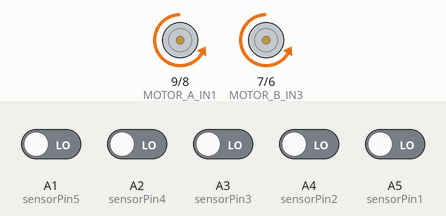
This sketch was run on a simulated Arduino Uno, built with avr-gcc and run on an emulated ATmega328P. Parts: motor-driver pin pairs drawn as motors (green arrow = first pin HIGH = forward, orange = second pin HIGH = backward, longer = more drive, scaled by the enable pin). The test bench sets the inputs (shaded band); at power-on: A1 (sensorPin5), A2 (sensorPin4), A3 (sensorPin3), A4 (sensorPin2), A5 (sensorPin1) LOW.

Above: at 1.2 s.
1.3 s: A2 (sensorPin4) driven HIGH
At 2.2 s:
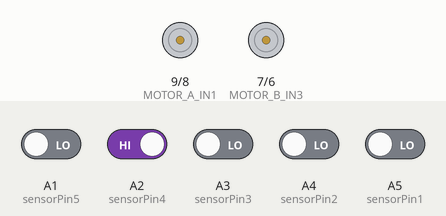
3.1 s: A4 (sensorPin2) driven HIGH
4.6 s: A5 (sensorPin1) driven HIGH
At 6.2 s:
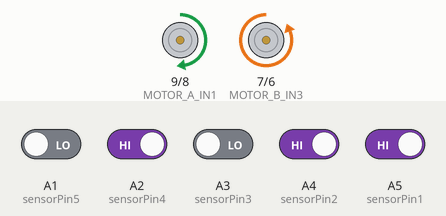
6.5 s: A1 (sensorPin5) driven HIGH
At 7.7 s:
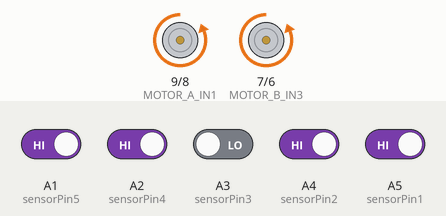
8.0 s: A1 (sensorPin5) driven LOW
At 9.1 s:
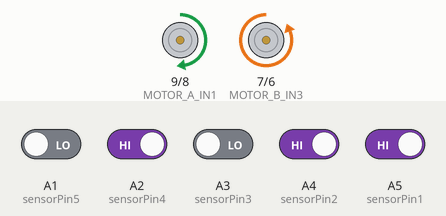
9.5 s: A5 (sensorPin1) driven LOW
At 10.2 s:
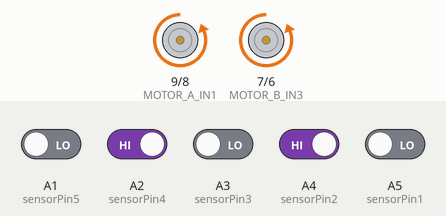
Timing chart, 0 to 12.0 s (numbered marks = the images above; inputs shaded):
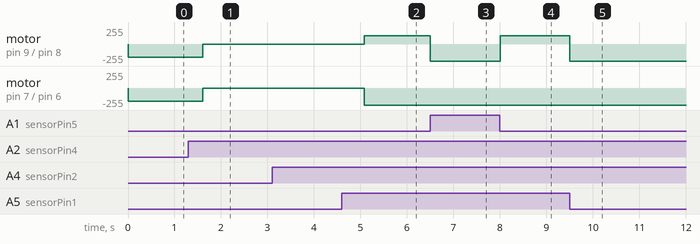

The sketch:

PID.ino
```cpp
// Motor pins
const int MOTOR_A_ENA = 10; // this is right motor
const int MOTOR_A_IN1 = 9;
const int MOTOR_A_IN2 = 8;
const int MOTOR_B_IN3 = 7;
const int MOTOR_B_IN4 = 6;
const int MOTOR_B_ENB = 5; // this is left motor

// Define the pins for the TCRT5000L sensor
int sensorPin1 = A5;
int sensorPin2 = A4;
int sensorPin3 = A3;
int sensorPin4 = A2;
int sensorPin5 = A1;

// Define the threshold values for the sensors
int threshold = 500;

// PID constants
float Kp = 0.6;
float Ki = 0.1;
float Kd = 0.1;

// Variables for PID control
float error = 0;
float last_error = 0;
float integral = 0;
float derivative = 0;
float speed = 200;
float base_speed = 200;

void setup() {
  // Set the motor pins as output
  pinMode(MOTOR_A_ENA, OUTPUT);
  pinMode(MOTOR_A_IN1, OUTPUT);
  pinMode(MOTOR_A_IN2, OUTPUT);
  pinMode(MOTOR_B_ENB, OUTPUT);
  pinMode(MOTOR_B_IN3, OUTPUT);
  pinMode(MOTOR_B_IN4, OUTPUT);

  // Set the sensor pins as input
  pinMode(sensorPin1, INPUT);
  pinMode(sensorPin2, INPUT);
  pinMode(sensorPin3, INPUT);
  pinMode(sensorPin4, INPUT);
  pinMode(sensorPin5, INPUT);
}

void forward(int speed) {
  analogWrite(MOTOR_A_ENA, speed);
  digitalWrite(MOTOR_A_IN1, LOW);
  digitalWrite(MOTOR_A_IN2, HIGH);
  analogWrite(MOTOR_B_ENB, speed);
  digitalWrite(MOTOR_B_IN3, LOW);
  digitalWrite(MOTOR_B_IN4, HIGH);
}

void turn(int speedA, int speedB) {
  analogWrite(MOTOR_A_ENA, speedA);
  digitalWrite(MOTOR_A_IN1, LOW);
  digitalWrite(MOTOR_A_IN2, HIGH);
  analogWrite(MOTOR_B_ENB, speedB);
  digitalWrite(MOTOR_B_IN3, LOW);
  digitalWrite(MOTOR_B_IN4, HIGH);
}

void hardturnright(int speedA, int speedB) {
  analogWrite(MOTOR_A_ENA, speedA);
  digitalWrite(MOTOR_A_IN1, HIGH);
  digitalWrite(MOTOR_A_IN2, LOW);
  analogWrite(MOTOR_B_ENB, speedB);
  digitalWrite(MOTOR_B_IN3, LOW);
  digitalWrite(MOTOR_B_IN4, HIGH);
}

void hardturnleft(int speedA, int speedB) {
  analogWrite(MOTOR_A_ENA, speedA);
  digitalWrite(MOTOR_A_IN1, LOW);
  digitalWrite(MOTOR_A_IN2, HIGH);
  analogWrite(MOTOR_B_ENB, speedB);
  digitalWrite(MOTOR_B_IN3, HIGH);
  digitalWrite(MOTOR_B_IN4, LOW);
}

void loop() {
  // Read the sensor values
  int sensorValue1 = digitalRead(sensorPin1);
  int sensorValue2 = digitalRead(sensorPin2);
  int sensorValue3 = digitalRead(sensorPin3);
  int sensorValue4 = digitalRead(sensorPin4);
  int sensorValue5 = digitalRead(sensorPin5);

  // Calculate the error
  error = (sensorValue1 * -4) + (sensorValue2 * -1) + (sensorValue3 * 0) + (sensorValue4 * 1) + (sensorValue5 * 4);

  // Calculate the integral and derivative
  integral = integral + error;
  derivative = error - last_error;
  last_error = error;

  // Calculate the PID output
  float output = (Kp * error) + (Ki * integral) + (Kd * derivative);

  // Adjust the base speed based on the output
  speed = base_speed - output;

  // Make sure speed is within limits
  if (speed > 255) {
    speed = 255;
  } else if (speed < 0) {
    speed = 0;
  }

  // Set the motor speeds based on the error
  if (error > 0) {
    // turn left
    hardturnleft(speed, speed / 2);
  } else if (error < 0) {
    // turn right
    hardturnright(speed / 2, speed);
  } else {
    // go straight
    forward(speed);
  }
}
```

Measured:
- after the input at 1.3 s, motor on pin 9 (MOTOR_A_IN1) / pin 8 (MOTOR_A_IN2), motor on pin 7 (MOTOR_B_IN3) / pin 6 (MOTOR_B_IN4): backward 200/255 → stopped after 0.31 s
- after the input at 4.6 s, motor on pin 9 (MOTOR_A_IN1) / pin 8 (MOTOR_A_IN2): stopped → forward 127/255 after 0.48 s; motor on pin 7 (MOTOR_B_IN3) / pin 6 (MOTOR_B_IN4): stopped → backward 255/255 after 0.48 s
- after the input at 6.5 s, motor on pin 9 (MOTOR_A_IN1) / pin 8 (MOTOR_A_IN2): forward 127/255 → backward 255/255 at once
- after the input at 8.0 s, motor on pin 9 (MOTOR_A_IN1) / pin 8 (MOTOR_A_IN2): backward 255/255 → forward 127/255 at once
- after the input at 9.5 s, motor on pin 9 (MOTOR_A_IN1) / pin 8 (MOTOR_A_IN2): forward 127/255 → backward 255/255 at once
